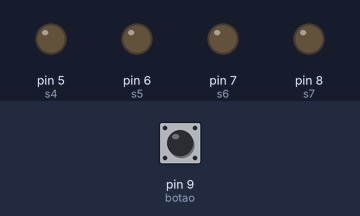
Bench run of a sketch on a simulated Arduino Uno, built with avr-gcc and run on an emulated ATmega328P. On the bench: output pins drawn as LEDs (lit = HIGH). The test bench sets the inputs (shaded band); at power-on: pin 9 (botao) HIGH. Pins used as bus, display or sensor lines are not drawn.

Above: at 1.2 s.
1.3 s: pin 9 (botao) pulled LOW for 0.15 s
At 2.4 s:
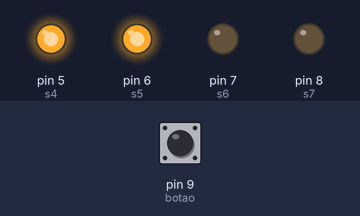
Timing chart, 0 to 4.3 s (numbered marks = the images above; inputs shaded):
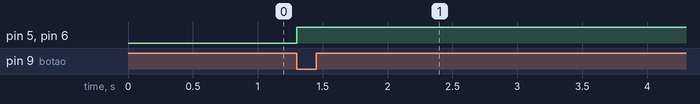

Measured:
- after the input at 1.3 s, pin 5 (s4), pin 6 (s5): LOW → HIGH at once

The sketch:

dadoautomatico.ino
```cpp
// Projeto Dado Digital com Botao
// Matheus Ikenaga
// 17/11/2021

  int s1 = 2;
  int s2 = 3;
  int s3 = 4;
  int s4 = 5;
  int s5 = 6;
  int s6 = 7;
  int s7 = 8;
  int botao = 9;
  int input  = A0;
  bool estadoBotao = 0;


void setup() {
  pinMode (s1,OUTPUT);
  pinMode (s2,OUTPUT);
  pinMode (s3,OUTPUT);
  pinMode (s4,OUTPUT);
  pinMode (s5,OUTPUT);
  pinMode (s6,OUTPUT);
  pinMode (s7,OUTPUT);
  pinMode (botao, INPUT_PULLUP);

}

void loop() {
  if (digitalRead(botao)==LOW){
    estadoBotao = !estadoBotao;
    int number = (analogRead(input)%6);
    result(number+1);
    while(digitalRead(botao) == LOW);
    delay(100);
  }


}
void apagaTodos() {
  digitalWrite(s1,LOW);
  digitalWrite(s2,LOW);
  digitalWrite(s3,LOW);
  digitalWrite(s4,LOW);
  digitalWrite(s5,LOW);
  digitalWrite(s6,LOW);
  digitalWrite(s7,LOW);
}

void result(int x) {
  if (x == 1) {
    apagaTodos();
    digitalWrite(s4,HIGH);
  }
  if (x == 2) {
    apagaTodos();
    digitalWrite(s3,HIGH);
    digitalWrite(s5,HIGH);
  }
  if (x == 3) {
    apagaTodos();
    digitalWrite(s3,HIGH);
    digitalWrite(s4,HIGH);
    digitalWrite(s5,HIGH);
  }
  if (x == 4) {
    apagaTodos();
    digitalWrite(s1,HIGH);
    digitalWrite(s3,HIGH);
    digitalWrite(s5,HIGH);
    digitalWrite(s7,HIGH);
  }

  if (x == 5) {
    apagaTodos();
    digitalWrite(s1,HIGH);
    digitalWrite(s3,HIGH);
    digitalWrite(s4,HIGH);
    digitalWrite(s5,HIGH);
    digitalWrite(s7,HIGH);
  }

  if (x == 6) {
    apagaTodos();
    digitalWrite(s1,HIGH);
    digitalWrite(s2,HIGH);
    digitalWrite(s3,HIGH);
    digitalWrite(s5,HIGH);
    digitalWrite(s6,HIGH);
    digitalWrite(s7,HIGH);
  }

}
```
